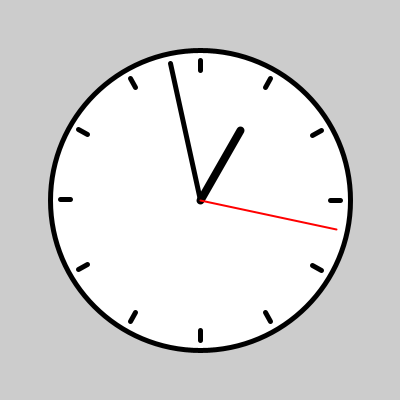
Frame 1 (no input)
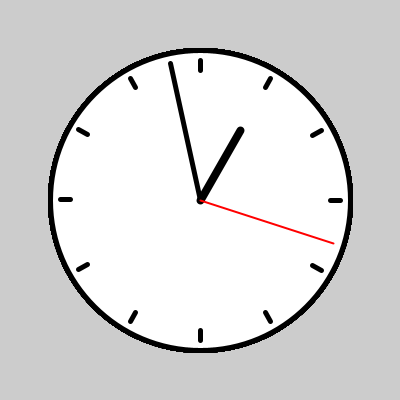
Frame 60 (the mouse pressed at the canvas centre just before this capture)
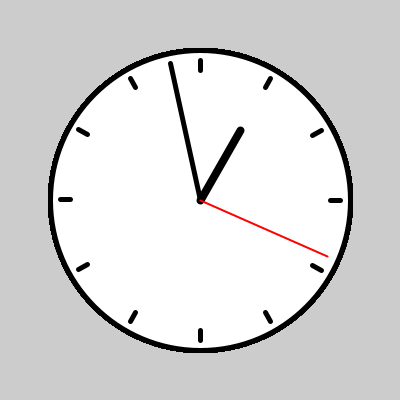
Frame 120 (the mouse held since frame 60 and released just before this capture)

The Processing sketch that drew these frames (run headless with seeded random() and noise(); from frame 60 on, the mouse is pressed at the canvas centre):

// Processing sketch: processing_43536
// ── processing_43536.pde

/**
 * Clock
 *
 * Created by Rene Hangstrup Møller
 *
 * Warming up for the Processing workshop at Open Space Aarhus
 * http://osaa.dk/wiki/index.php/Processingworkshops
 */

void setup() {
  size(400, 400);
  smooth();
}

void draw() {
  fill(#ffffff);
  ellipse(200, 200, 300, 300);
  
  noFill();  
  stroke(#000000);
  strokeWeight(5);
  ellipse(200, 200, 300, 300);
  
  for (int i = 0; i < 12; i++) {
    float dx = cos(i * TWO_PI / 12);
    float dy = sin(i * TWO_PI / 12);  
    line(200 + 130 * dx, 200 + 130 * dy, 200 + 140 * dx, 200 + 140 * dy);
  }
 
  strokeWeight(8);
  drawHand(80, hour(), 12);
  
  strokeWeight(5);
  drawHand(140, minute(), 60);
  
  strokeWeight(2);
  stroke(#ff0000);
  drawHand(140, second(), 60);  
}

void drawHand(float radius, float value, float divider) {
  float x = 200 + radius * cos(value * TWO_PI / divider - PI / 2.0f);
  float y = 200 + radius * sin(value * TWO_PI / divider - PI / 2.0f);  
  line(200, 200, x, y);
}
